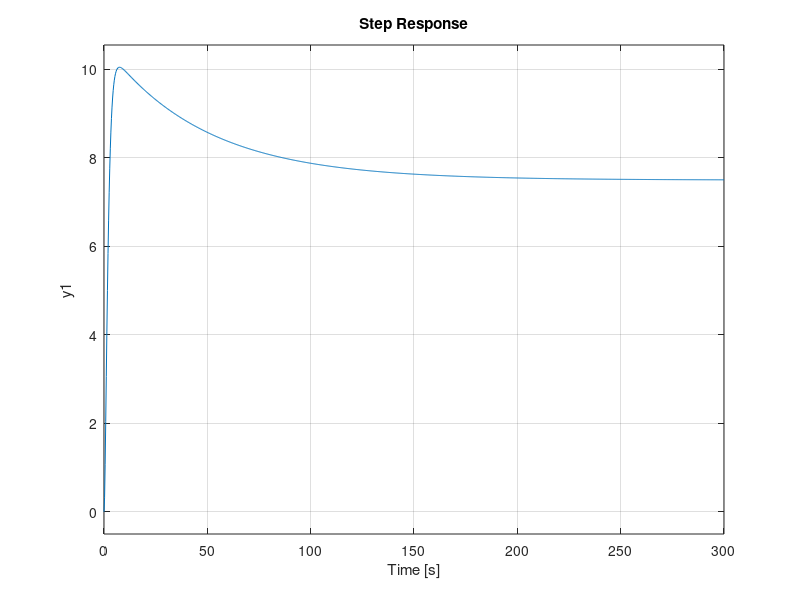

MATLAB code to generate this figure: (Note: this script raises an error after producing the figure.)
s = tf('s');
T = (10*s+0.15)/(10*s^3 + 20*s^2 + 10*s + 0.2);

step(10*T); %plots for step response
% stepinfo(T) % calculates paramters like peak time etc
pidTuner(T,'pid'); %tuning Kp Ki and Kd values
